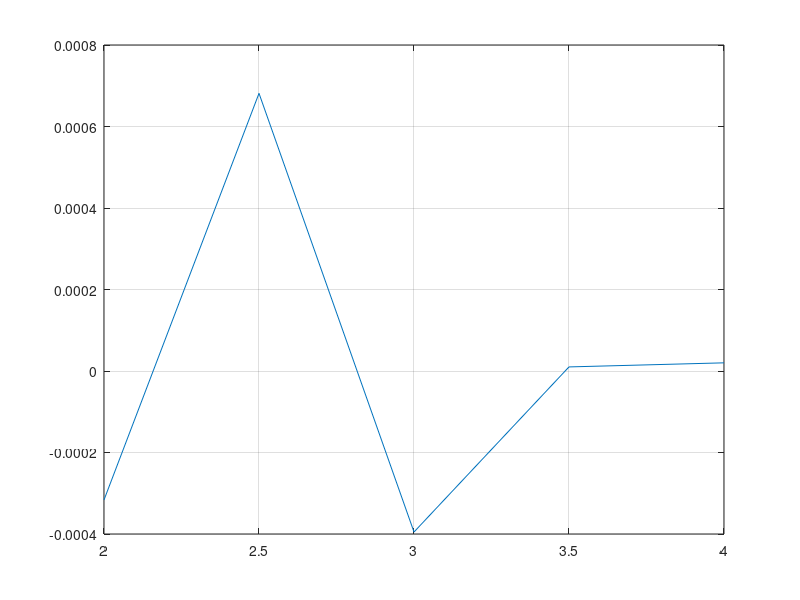

Recreate this plot in MATLAB.
clear; close all; clc

%y = [2.000, 2.200, 2.400, 2.600, 2.800, 3.000, 3.200, 3.400, 3.600, 3.800, 4.000, 4.200, 4.400, 4.600, 4.800];
%x = [1.9691	2.1668	2.3635	2.5632	2.7586	2.9552	3.1510	3.3513	3.5466	3.7446	3.9401	4.1404	4.3365	4.5326	4.7311];
%x = [2.020, 2.220, 2.420, 2.620, 2.820, 3.020, 3.220, 3.420, 3.620, 3.820, 4.020, 4.220, 4.420, 4.620, 4.820];
%x = [1.9555, 2.1514, 2.3472, 2.5444, 2.7401, 2.9349, 3.1286, 3.3291, 3.5225, 3.7189, 3.9127, 4.1119, 4.3072, 4.5030, 4.6989];
%x = [1.975466	2.173763	2.371145	2.569809	2.76774	2.965121	3.160672	3.362082	3.557999	3.756663	3.952397	4.153624	4.350639	4.548021	4.746684];
y = [2.0000 2.5000 3.0000 3.5000 4.0000];
x = [2.0174 2.5226 3.0299 3.5357 4.0419];
%x = [2.0256 2.5326 3.0358 3.5466 4.0472];
%x = [2.0174 2.5226 3.0299 3.5357 4.0419];
p = polyfit(x, y, 1);
a = x .* p(1) + p(2);
b = y - a;

plot(y, b)
grid on


gain=183.105;
lsb = gain * p(1);
offset = p(2)*1000;

CFRG3B2 = round((lsb - gain) / 0.045);
CFRG3B3 = round(offset / 1.46485);

if (CFRG3B2 < 0)
    CFRG3B2 = 128 + abs(CFRG3B2);
end
if (CFRG3B3 < 0)
    CFRG3B3 = 256 + CFRG3B3;
end
%CFRG3B2=dec2hex(CFRG3B2)
%CFRG3B3=dec2hex(CFRG3B3)
CFRG3B2
CFRG3B3